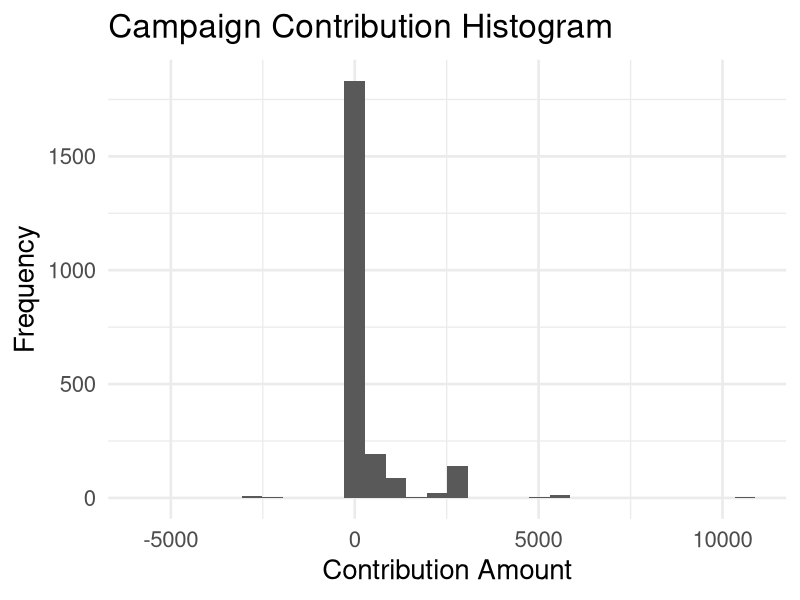
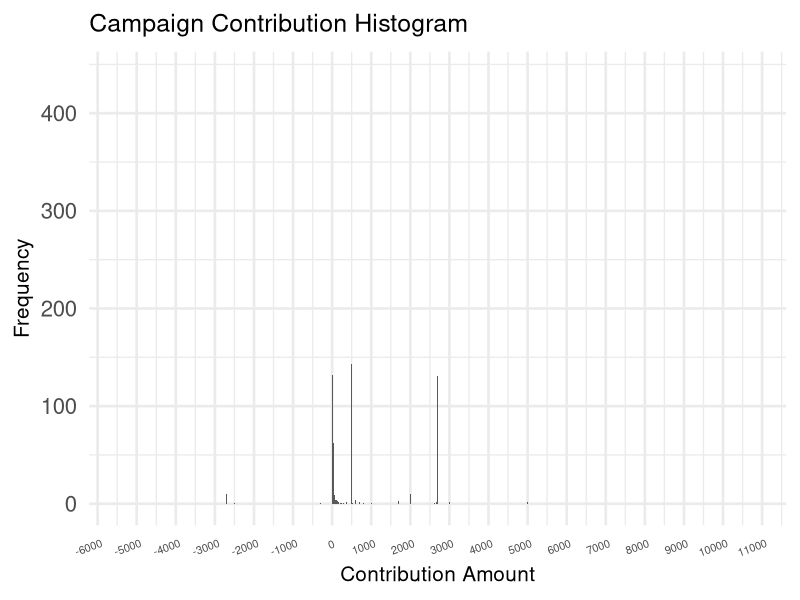
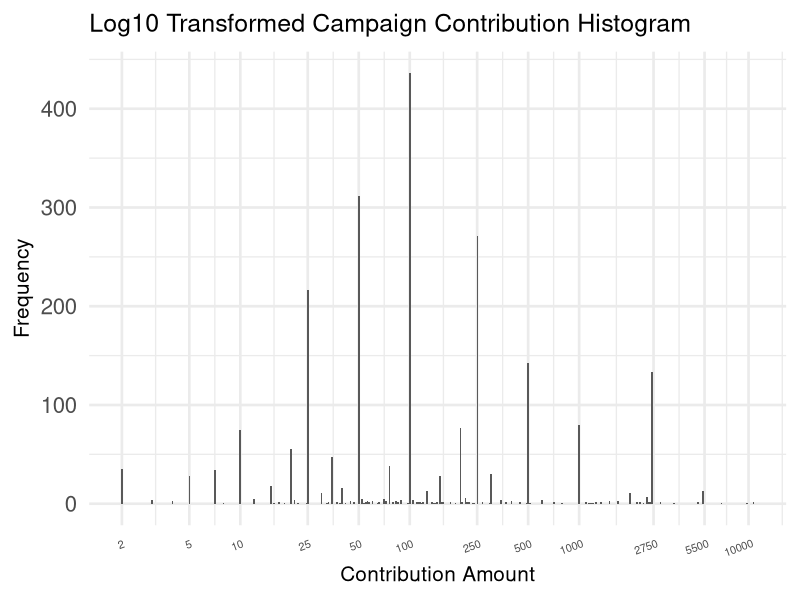

Here is the R script that generated these plots, in order: (Note: this script raises an error after producing the figures.)
## ---- chunk 1
library(ggplot2)
library(gridExtra)
library(dplyr)
library(tidyr)
theme_set(theme_minimal(20))
## ---- chunk 2
Contributions<-read.csv('NC-Contributions.csv',header=TRUE)
## ---- chunk 3
# Summarize the data set
names(Contributions)
str(Contributions)
## ---- chunk 4
levels(Contributions$cand_nm)
## ---- chunk 5
length(levels(Contributions$contbr_nm))
## ---- chunk 6
length(levels(Contributions$contbr_occupation))
## ---- chunk 7
head(summary(Contributions$contbr_city),10)
head(summary(Contributions$contbr_occupation),10)
## ---- chunk 8
summary(Contributions$contb_receipt_amt)
## ---- chunk 9
levels(Contributions$receipt_desc)
## ---- chunk 10
SpContributions<-spread(Contributions,cand_nm,contb_receipt_amt)
SpContributions$"Cruz, Rafael Edward 'Ted'"[is.na(SpContributions$"Cruz, Rafael Edward 'Ted'")]<-0
SpContributions$"CRUZ, RAFAEL EDWARD TED"[is.na(SpContributions$"CRUZ, RAFAEL EDWARD TED")]<-0
SpContributions$"Cruz, Rafael Edward 'Ted'"<-SpContributions$"Cruz, Rafael Edward 'Ted'"+ SpContributions$"CRUZ, RAFAEL EDWARD TED"
SpContributions$"CRUZ, RAFAEL EDWARD TED"<-NULL
GathContributions<-gather(SpContributions,'cand_nm','contb_receipt_amt',17:30)
Contributions<-subset(GathContributions,!is.na(contb_receipt_amt)&contb_receipt_amt !=0)
## ---- chunk 11
Contributions$Days<-as.numeric(as.Date(strptime(Contributions$contb_receipt_dt,'%d-%b-%y'))-min(as.Date(strptime(Contributions$contb_receipt_dt,'%d-%b-%y'))))
str(Contributions)
## ---- chunk 12
ContributionsNR<-subset(Contributions,contb_receipt_amt>0)
summary(ContributionsNR$contb_receipt_amt)
## ---- chunk 13
#Summary Tables
Contributions.Summary.Can<-Contributions %>% group_by(cand_nm) %>%
  summarise(FreqOfContributions = n(),
            BiggestRefund = min(contb_receipt_amt),
            MeanContributions=mean(contb_receipt_amt),
            MedianContributions=median(contb_receipt_amt),
            MaxContributions=max(contb_receipt_amt),
            TotalContributions=sum(contb_receipt_amt))%>%
  arrange(-FreqOfContributions)

Contributions.Summary.Con<-Contributions %>% group_by(contbr_nm) %>%
  summarise(TotalContributions=sum(contb_receipt_amt),
            FreqOfContributions = n(),
            MeanContributions=mean(contb_receipt_amt),
            MedianContributions=median(contb_receipt_amt),
            MaxContributions=max(contb_receipt_amt))%>%
  arrange(-TotalContributions)

dim(subset(Contributions.Summary.Con,FreqOfContributions==1))
dim(subset(Contributions.Summary.Con,FreqOfContributions>1))
## ---- chunk 14
ggplot(aes(x=contb_receipt_amt), data = Contributions)+
  geom_histogram()+
  xlab('Contribution Amount')+
  ylab('Frequency')+
  ggtitle('Campaign Contribution Histogram')
## ---- chunk 15
ggplot(aes(x=contb_receipt_amt), data = Contributions)+
  geom_histogram(binwidth=10)+
  scale_x_continuous(breaks=seq(-6000,11000,1000))+
  xlab('Contribution Amount')+
  ylab('Frequency')+
  ggtitle('Campaign Contribution Histogram')+
  theme(axis.text.x=element_text(angle=20,size=8,vjust=0.9,hjust=.9),title=element_text(size=15))

## ---- chunk 16
ggplot(aes(x=contb_receipt_amt), data = Contributions)+
  geom_histogram(binwidth=.01)+
  scale_x_log10(breaks=c(2,5,10,25,50,100,250,500,1000,2750,5500,10000))+
  xlab('Contribution Amount')+
  ylab('Frequency')+
  ggtitle('Log10 Transformed Campaign Contribution Histogram')+
  theme(axis.text.x=element_text(angle=20,size=8,vjust=0.9,hjust=.9),title=element_text(size=15))
## ---- chunk 17
Contributions$contb_receipt_amt.Bucket<-cut(Contributions$contb_receipt_amt,c(-6000,-3000,0,5,10,25,50,100,250,500,1000,2750,5500,11000),dig.lab=10)

summary(Contributions$contb_receipt_amt.Bucket)

ggplot(aes(x=contb_receipt_amt.Bucket),data=Contributions)+
  geom_histogram()+
  xlab('Contributions')+
  ylab('Frequency')+
  ggtitle('Campaign Donation Histogram')+
  theme(axis.text.x=element_text(angle=20,size=8,vjust=0.9,hjust=.9),title=element_text(size=15))
## ---- chunk 18
  ggplot(aes(x=reorder(cand_nm,-FreqOfContributions),y=FreqOfContributions),data=Contributions.Summary.Can)+
  geom_bar(stat='identity')+
  xlab('Candidates')+
  ylab('Frequency')+
  ggtitle('Contribution Frequency Histogram')+
  theme(axis.text.x=element_text(angle=20,size=8,vjust=0.9,hjust=.9),title=element_text(size=15))
## ---- chunk 19
ggplot(aes(x=reorder(cand_nm,-TotalContributions),y=TotalContributions),data=Contributions.Summary.Can)+
  geom_bar(stat ='identity')+
  theme(axis.text.x=element_text(angle=20,size=8,vjust=0.9,hjust=.9),title=element_text(size=15))+
  xlab('Candidates')+
  ylab('Total Contributions')+
  ggtitle('Total Contributions by Candidate')
## ---- chunk 20
ggplot(aes(x=reorder(cand_nm,-MeanContributions),y=MeanContributions),data=Contributions.Summary.Can)+
  geom_bar(stat ='identity')+
  theme(axis.text.x=element_text(angle=20,size=8,vjust=0.9,hjust=.9),title=element_text(size=15))+
  xlab('Candidates')+
  ylab('Mean Contributions')+
  ggtitle('Mean Contributions by Candidate')
## ---- chunk 21
ggplot(aes(x=reorder(cand_nm,-MedianContributions),y=MedianContributions),data=Contributions.Summary.Can)+
  geom_bar(stat ='identity')+
  theme(axis.text.x=element_text(angle=20,size=8,vjust=0.9,hjust=.9),title=element_text(size=15))+
  xlab('Candidates')+
  ylab('Median Contributions')+
  ggtitle('Median Contributions by Candidate')
## ---- chunk 22
ggplot(aes(x=reorder(cand_nm,-MaxContributions),y=MaxContributions),data=Contributions.Summary.Can)+
  geom_bar(stat ='identity')+
  theme(axis.text.x=element_text(angle=20,size=8,vjust=0.9,hjust=.9),title=element_text(size=15))+
  xlab('Candidates')+
  ylab('Maximum Contributions')+
  ggtitle('Maximum Contributions by Candidate')
## ---- chunk 23
ggplot(aes(x=reorder(cand_nm,-contb_receipt_amt),y=contb_receipt_amt),data=Contributions)+
  geom_boxplot()+
  scale_y_continuous(breaks=seq(-5000,12500,2500))+
  theme(axis.text.x=element_text(angle = 20,size=8,vjust = .9,hjust =.9))+
  xlab('Candidates')+
  ylab('Contribution Amount')+
  ggtitle('Contribution Analysis by Candidate')
## ---- chunk 24
ggplot(aes(x=cand_nm,y=contb_receipt_amt),data= Contributions)+
  geom_point(alpha=1/10)+
  scale_y_continuous(breaks=seq(-5000,12500,2500))+
  theme(axis.text.x=element_text(angle=20,size=8,vjust=0.9,hjust=.9),title=element_text(size=15))+
  xlab('Candidates')+
  ylab('Contribution Amount')+
  ggtitle('Contribution Analysis by Candidate')
## ---- chunk 25
Contributions.by_City<-Contributions %>% group_by(contbr_city)%>%
  summarise(LocSum=sum(contb_receipt_amt)) %>%
  arrange(-LocSum)

ggplot(aes(x=reorder(contbr_city,-LocSum),y=LocSum),data=Contributions.by_City[1:15,])+
  geom_bar(stat='identity')+
  theme(axis.text.x=element_text(angle=20,size=8,vjust=0.9,hjust=.9),
  title=element_text(size=15),
  legend.position='none')+
  xlab('City')+
  ylab('Total Contributions')+
  ggtitle('Total Contributions by City')
## ---- chunk 26
ggplot(aes(x=reorder(contbr_nm,-TotalContributions),y=TotalContributions),data=Contributions.Summary.Con[1:30,])+
  geom_bar(stat='identity')+
  scale_y_continuous(breaks=seq(0,30000,5000))+
  theme(axis.text.x=element_text(angle=30,size=5,vjust=1,hjust=1),
  title=element_text(size=15),
  legend.position='none')+
  geom_text(aes(label=FreqOfContributions),color = 'blue',size=4,vjust=-.2)+
  xlab('Contributor')+
  ylab('Total Contributions')+
  ggtitle('Total Contributions by Contributor')
## ---- chunk 27
sum(Contributions.Summary.Con$TotalContributions)
## ---- chunk 28
sum(Contributions.Summary.Con$TotalContributions[1:207])
## ---- chunk 29
sum(Contributions.Summary.Con$TotalContributions[1:207])/sum(Contributions.Summary.Con$TotalContributions)
## ---- chunk 30
sum(Contributions.Summary.Con$TotalContributions[1:30])
## ---- chunk 31
sum(Contributions.Summary.Con$TotalContributions[1:30])/sum(Contributions.Summary.Con$TotalContributions)
## ---- chunk 32
ggplot(aes(x=round(FreqOfContributions),y=TotalContributions),data=Contributions.Summary.Con)+
  geom_point(alpha=1/10)+
  scale_y_log10()+
  scale_x_discrete(breaks=c(0,1,2,3,4,5,6,7,8,9,10))+
  coord_cartesian(xlim = c(0,quantile(Contributions.Summary.Con$FreqOfContributions,.99)))+
  xlab('Contribution Frequency')+
  ylab('Contribution Amount')+
  ggtitle('Contribution Amount by Frequency')
## ---- chunk 33
newlog<- function(x) ifelse(x <= 0, 0, base::log(x))
model<-lm(newlog(TotalContributions)~FreqOfContributions,data=Contributions.Summary.Con)
summary(model)
## ---- chunk 34
ggplot(aes(x=Days,y=contb_receipt_amt),data=Contributions)+
  geom_point(aes(color=cand_nm))+
  xlab('Day')+
  ylab('Contribution Amount')+
  ggtitle('Contributions over time')+
  theme(legend.text=element_text(size=5),
        legend.position="right",
        legend.title=element_blank(),
        axis.text.x=element_text(angle=20, size=8, vjust=0.7))

levels(Contributions$cand_nm)
## ---- chunk 35
ContributionsNO<-Contributions[Contributions$names]
levels(ContributionsNO$cand_nm)

Exclude<-c('Santorum, Richard J.',"O'Malley, Martin Joseph","Perry, James R. (Rick)",'Jindal, Bobby','Graham, Lindsey O.','Fiorina, Carly','Huckabee, Mike')
ContributionsNO <- subset(Contributions,!(cand_nm %in% Exclude))
ContributionsNO <- droplevels(ContributionsNO)
unique(ContributionsNO$cand_nm)
## ---- chunk 36
ggplot(aes(x=Days,y=contb_receipt_amt),data=ContributionsNO)+
  geom_point(aes(color=cand_nm),alpha=.2)+
  scale_x_continuous(breaks=seq(0,300,30))+
  scale_y_continuous(limits=c(0,12500))+
  xlab('Day')+
  ylab('Contribution Amount')+
  ggtitle('Contributions Over Time')+
  theme(legend.text=element_text(size=15),
        legend.position="right",
        legend.title=element_blank(),
        axis.text.x=element_text(angle=20, size=10, vjust=0.7))+
  guides(colour = guide_legend(override.aes = list(alpha = 1)))

## ---- chunk 37
ContributionsNO$Months<-floor(ContributionsNO$Days/30)

head(ContributionsNO)
summary(ContributionsNO$contb_receipt_amt)
ggplot(aes(x=Months,y=contb_receipt_amt),data=ContributionsNO)+
  geom_line(aes(color=cand_nm),stat='summary',fun.y='mean')+
  scale_x_continuous(limits=c(0,10),breaks=seq(0,10,1))+
  scale_y_log10()+
  scale_colour_brewer(palette="Set1")+
  xlab('Day')+
  ylab('Contribution Amount')+
  ggtitle('Mean Contributions Over Time')+
  theme(legend.text=element_text(size=15),
        legend.position="right",
        legend.title=element_blank(),
        axis.text.x=element_text(angle=20, size=10, vjust=0.7))+
    guides(colour = guide_legend(override.aes = list(alpha = 1)))


ggplot(aes(x=Months,y=contb_receipt_amt),data=ContributionsNO)+
  geom_line(aes(color=cand_nm),stat='summary',fun.y='median')+
  scale_x_continuous(limits=c(0,10),breaks=seq(0,10,1))+
  scale_y_log10()+
  scale_colour_brewer(palette="Set1")+
  xlab('Day')+
  ylab('Contribution Amount')+
  ggtitle('Median Contributions Over Time')+
  theme(legend.text=element_text(size=15),
        legend.position="right",
        legend.title=element_blank(),
        axis.text.x=element_text(angle=20, size=10, vjust=0.7))+
    guides(colour = guide_legend(override.aes = list(alpha = 1)))
## ---- chunk 38
Contributions.by_CityCand<-ContributionsNO %>% 
  group_by(contbr_city,cand_nm)%>%
  summarise(CandSum=sum(contb_receipt_amt)) %>%
  mutate(LocSum=sum(CandSum))%>%
  ungroup() %>%
  arrange(-LocSum)
options(scipen=999)

ggplot(aes(x=reorder(contbr_city,-LocSum),y=CandSum,fill=cand_nm),data=Contributions.by_CityCand[1:75,])+
  geom_bar(stat='identity',color="black")+
  theme(axis.text.x=element_text(angle=30,size=8,vjust=0.9,hjust=.9),
  title=element_text(size=15))+
  scale_y_continuous(breaks=c(0,25000,50000,75000,100000,125000))+
  xlab('City')+
  ylab('Total Contribution Amt')+
  ggtitle('Total Contributions by City by Cand')
## ---- chunk 39
#Fix this so that you are adding up the months discretely.
ContributionsNO<-ContributionsNO %>% group_by(cand_nm,Months)%>%
  arrange(Days) %>%
  mutate(MonthRaise=sum(contb_receipt_amt))%>%
  ungroup()%>%
  group_by(cand_nm)%>%
  arrange(Days) %>%
  mutate(TotalRaised=cumsum(contb_receipt_amt))

ggplot(aes(x=Months,y=MonthRaise),data=ContributionsNO)+
  geom_point(aes(color=cand_nm,cex=10),stat = 'summary',fun.y='median')+
  scale_colour_brewer(palette="Set1")+
  geom_line(aes(x=Months,y=TotalRaised,color = cand_nm))+
  scale_x_continuous(limits=c(0,10),breaks=seq(0,10,1))+
  scale_y_continuous(breaks=seq(0,200000,25000))+
  xlab('Day')+
  ylab('Contribution Amount')+
  ggtitle('Monthly and Total Contributions over Time')+
  theme(title=element_text(size=15),
      legend.text=element_text(size=15),
        legend.position="right",
        legend.title=element_blank(),
        axis.text.x=element_text(angle=20, size=10, vjust=0.7))+
    guides(colour = guide_legend(override.aes = list(alpha = 1)))

ggplot(aes(x=Months,y=contb_receipt_amt),data=ContributionsNO)+
  geom_jitter(aes(color=cand_nm,size=15),stat='summary',fun.y='median')+
  geom_line(aes(x=Months,y=TotalRaised,color = cand_nm))+
  scale_x_continuous(limits=c(0,10),breaks=seq(0,10,1))+
  scale_y_log10(breaks=c(10,25,100,300,1000,3000,10000,30000,75000,175000))+
  scale_colour_brewer(palette="Set1")+
  xlab('Day')+
  ylab('Contribution Amount')+
  ggtitle('Total Contributions Over Median Contributions')+
  theme(title=element_text(size=15),
        legend.text=element_text(size=15),
        legend.position="right",
        legend.title=element_blank(),
        axis.text.x=element_text(angle=20, size=10, vjust=0.7))+
    guides(colour = guide_legend(override.aes = list(alpha = 1)))
## ---- chunk 40
theme_set(theme_minimal(12))

p1<-  ggplot(aes(x=contb_receipt_amt),data=ContributionsNO)+
  geom_density(aes(color=cand_nm))+
  scale_x_log10(breaks=c(5,10,25,100,500,2500,10000))+
  xlab('Contribution Amt') +
  ylab('Density') +
  ggtitle('Contribution Amt By Density')+
    theme(title=element_text(size=15),
        legend.text=element_text(size=10),
        legend.position="right",
        legend.title=element_blank(),
        axis.text.x=element_text(angle=10, size=10, vjust=0.7),
        axis.title=element_text(size=15))

ContributionsNO<-ContributionsNO %>% group_by(cand_nm)%>%
  mutate(FreqContr=n())
 
p2<-ggplot(aes(x=reorder(cand_nm,-FreqContr),y=FreqContr),data=ContributionsNO)+
  geom_bar(stat='summary',fun.y=mean)+
  xlab('Candidate')+
  ylab('Number of Contributions')+
  ggtitle('Number of Contributions by Candidate')+
  theme(title=element_text(size=15),
        legend.text=element_text(size=10),
        legend.position="right",
        legend.title=element_blank(),
        axis.text.x=element_text(angle=10, size=10, vjust=0.7),
        axis.title=element_text(size=15))

grid.arrange(p2,p1)
## ---- chunk 41
#histogram by candidate
ggplot(aes(x=contb_receipt_amt.Bucket,fill=cand_nm),data=ContributionsNO)+
         geom_histogram(color="black")+
  xlab('Contribution Amount')+
  ylab('Frequency')+
  ggtitle('Contribution Frequency by Candidate')+
  theme(legend.text=element_text(size=15),
        legend.position="right",
        legend.title=element_blank(),
        axis.text.x=element_text(angle=40, size=10, vjust=0.7))
